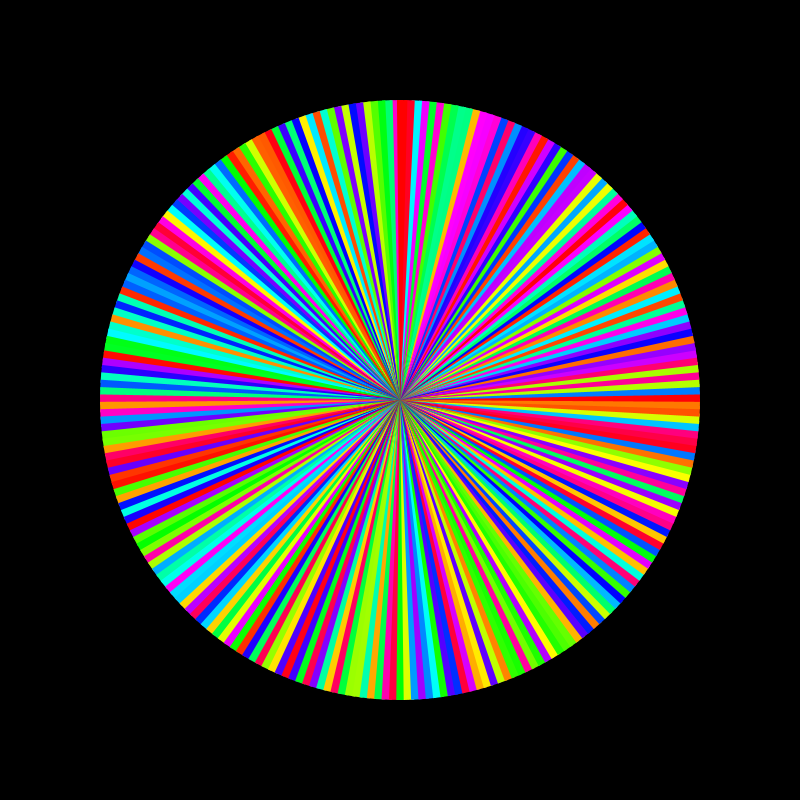
Frame 1 (no input)
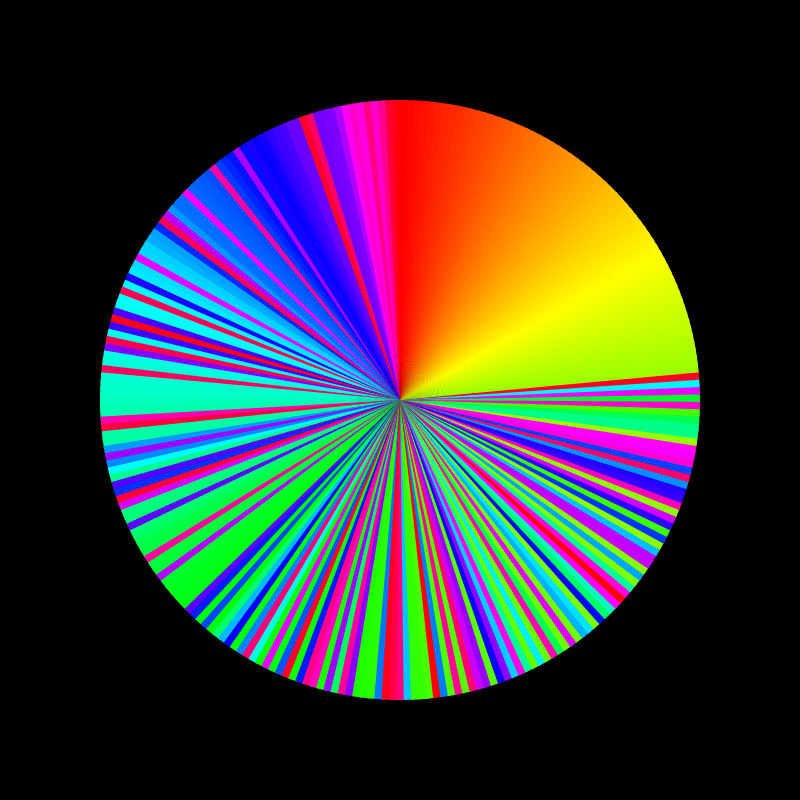
Frame 60 (the mouse pressed at the canvas centre just before this capture)
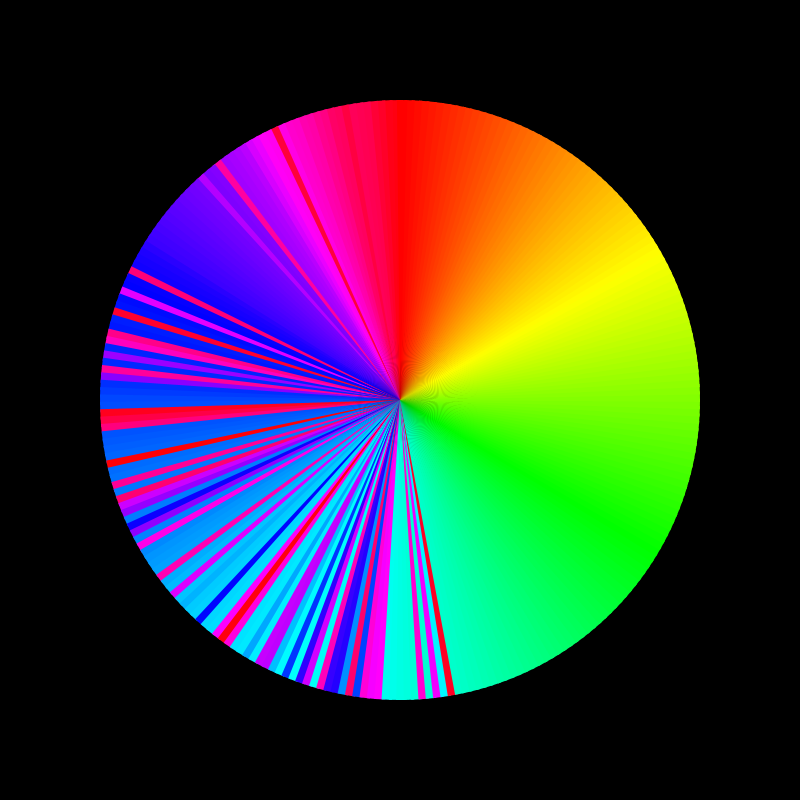
Frame 120 (the mouse held since frame 60 and released just before this capture)

The Processing sketch that drew these frames (run headless with seeded random() and noise(); from frame 60 on, the mouse is pressed at the canvas centre):

// Processing sketch: Colour_Wheel
// ── Colour_Wheel.pde
boolean Sorted = false;
int Count;
int i = 1;
int j = 0;
float x = PI;
ArrayList<Bar> Bars;
int Length = 255;
void setup() {
  size(800,800);
  colorMode(HSB);
  Bars = new ArrayList<Bar>();
  translate(width/2,height/2);
  for (float i = 0; i < 255; i += 1) {
    float Position = map(i,0,255,0,360);
    Bars.add(new Bar(Position,i));
  }
  Count = Bars.size();
  Randomize();
}


void draw() {
  Sort();
  background(0);
  noStroke();
  translate(width/2,height/2);
  rotate(x);
  for (Bar Current : Bars) {
    Current.Update();
    Current.Show();
  }
  if (Sorted == true) {
    x+=0.01;
  }
}

void Sort() {
  for (int i = 0; i < Length; i++) {
    Bar CurrentBar = Bars.get(i);
    if (i != Bars.size()-1) {
      Bar NextBar = Bars.get(i+1);
      if (CurrentBar.Colour < NextBar.Colour) {
        float TempHeight = NextBar.Colour;
        float TempColour = NextBar.Colour;
        NextBar.Colour = CurrentBar.Colour;
        NextBar.Colour = CurrentBar.Colour;
        CurrentBar.Colour = TempHeight;
        CurrentBar.Colour = TempColour;
      }
    }
    
  }
  Length -= 1;
  if (Length < 0) {
    Sorted = true;
  }
}

void Randomize() {
  for (int x = 0; x < 100000; x++) {
    int Random1 = int(random(0,Bars.size()));
    int Random2 = int(random(0,Bars.size()));
    Bar First = Bars.get(Random1);
    Bar Second = Bars.get(Random2);
    float Temp = Second.Colour;
    Second.Colour = First.Colour;
    First.Colour = Temp;
  }
}

void mouseClicked(MouseEvent event) {
  Sorted = false;
  Length = 255;
  Randomize();
  i = 1;
  j = 0;
  x = PI;
  loop();
}
  

// ── Bar_Class.pde
class Bar {
  PVector Vertex1 = new PVector(0,0);
  PVector Vertex2 = new PVector(0,0);
  PVector Vertex3 = new PVector(0,0);
  float Position;
  float Colour;
  
  Bar(float Pos, float I) {
    Colour = I;
    Position = Pos;
  }
  
  void Show() {
    fill(Colour,255,255);
    noStroke();
    beginShape();
    vertex(Vertex1.x,Vertex1.y);
    vertex(Vertex2.x,Vertex2.y);    
    vertex(Vertex3.x,Vertex3.y);   
    endShape();
  }
  
  void Update() {
    float X1 = 300*sin(radians(Position));
    float Y1 = 300*cos(radians(Position));
    float X2 = 300*sin(radians(Position+2));
    float Y2 = 300*cos(radians(Position+2));   
    Vertex2.x = X1;
    Vertex2.y = Y1;
    Vertex3.x = X2;
    Vertex3.y = Y2;
  }
}
